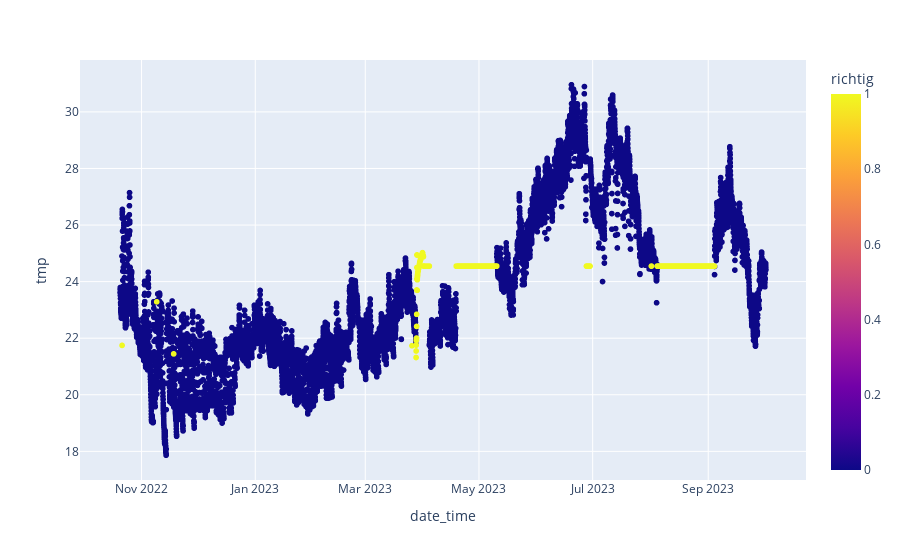

Write notebook code for a chart like this one.
### Code cell
import plotly.express as px
px.scatter(df, x='date_time', y='tmp',color="richtig")

### Figure 1 — Plotly figure (JSON) as saved in the notebook; plotly's stock layout.template omitted (floating-point values rounded to 4 significant figures; data arrays with more than 128 entries replaced by an {"elided": "..."} marker saying what was removed)
{"data": [{"hovertemplate": "date_time=%{x}<br>tmp=%{y}<br>richtig=%{marker.color}<extra></extra>", "legendgroup": "", "marker": {"color": {"elided": "8317 int values"}, "coloraxis": "coloraxis", "symbol": "circle"}, "mode": "markers", "name": "", "showlegend": false, "type": "scattergl", "x": {"elided": "8317 str values"}, "xaxis": "x", "y": {"elided": "8317 float values"}, "yaxis": "y"}], "layout": {"coloraxis": {"colorbar": {"title": {"text": "richtig"}}, "colorscale": [[0, "#0d0887"], [0.1111, "#46039f"], [0.2222, "#7201a8"], [0.3333, "#9c179e"], [0.4444, "#bd3786"], [0.5556, "#d8576b"], [0.6667, "#ed7953"], [0.7778, "#fb9f3a"], [0.8889, "#fdca26"], [1, "#f0f921"]]}, "legend": {"tracegroupgap": 0}, "margin": {"t": 60}, "xaxis": {"anchor": "y", "domain": [0, 1], "title": {"text": "date_time"}}, "yaxis": {"anchor": "x", "domain": [0, 1], "title": {"text": "tmp"}}}}
